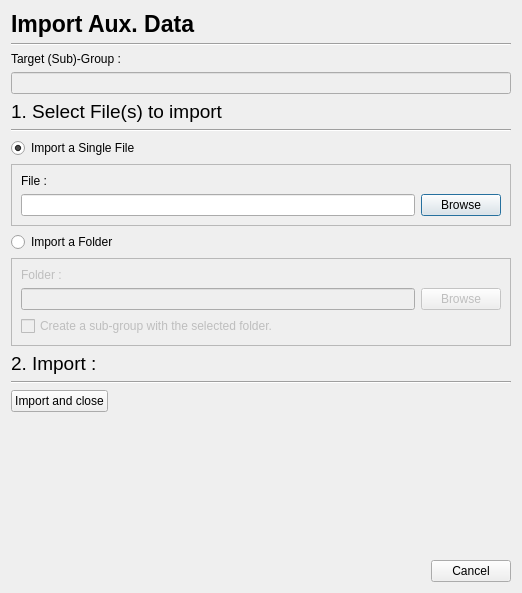
<?xml version="1.0" encoding="UTF-8"?>
<ui version="4.0">
 <class>DialogImportAuxData</class>
 <widget class="QDialog" name="DialogImportAuxData">
  <property name="geometry">
   <rect>
    <x>0</x>
    <y>0</y>
    <width>522</width>
    <height>593</height>
   </rect>
  </property>
  <property name="windowTitle">
   <string>Import Aux. Data</string>
  </property>
  <layout class="QVBoxLayout" name="verticalLayout_2">
   <item>
    <layout class="QHBoxLayout" name="horizontalLayout_2">
     <item>
      <widget class="QLabel" name="lbl_title">
       <property name="font">
        <font>
         <pointsize>17</pointsize>
         <weight>75</weight>
         <bold>true</bold>
        </font>
       </property>
       <property name="text">
        <string>Import Aux. Data</string>
       </property>
      </widget>
     </item>
     <item>
      <spacer name="horizontalSpacer_4">
       <property name="orientation">
        <enum>Qt::Horizontal</enum>
       </property>
       <property name="sizeHint" stdset="0">
        <size>
         <width>40</width>
         <height>20</height>
        </size>
       </property>
      </spacer>
     </item>
    </layout>
   </item>
   <item>
    <widget class="Line" name="line">
     <property name="orientation">
      <enum>Qt::Horizontal</enum>
     </property>
    </widget>
   </item>
   <item>
    <widget class="QLabel" name="label">
     <property name="text">
      <string>Target (Sub)-Group :</string>
     </property>
    </widget>
   </item>
   <item>
    <widget class="QLineEdit" name="txt_targetGroup">
     <property name="enabled">
      <bool>false</bool>
     </property>
    </widget>
   </item>
   <item>
    <widget class="QLabel" name="label_3">
     <property name="font">
      <font>
       <pointsize>14</pointsize>
      </font>
     </property>
     <property name="text">
      <string>1. Select File(s) to import</string>
     </property>
    </widget>
   </item>
   <item>
    <widget class="Line" name="line_2">
     <property name="orientation">
      <enum>Qt::Horizontal</enum>
     </property>
    </widget>
   </item>
   <item>
    <widget class="QRadioButton" name="rb_file">
     <property name="text">
      <string>Import a Single File</string>
     </property>
     <property name="checked">
      <bool>true</bool>
     </property>
    </widget>
   </item>
   <item>
    <widget class="QFrame" name="frame_File">
     <property name="frameShape">
      <enum>QFrame::StyledPanel</enum>
     </property>
     <property name="frameShadow">
      <enum>QFrame::Raised</enum>
     </property>
     <layout class="QVBoxLayout" name="verticalLayout">
      <item>
       <widget class="QLabel" name="label_4">
        <property name="text">
         <string>File :</string>
        </property>
       </widget>
      </item>
      <item>
       <layout class="QHBoxLayout" name="horizontalLayout">
        <item>
         <widget class="QLineEdit" name="txt_file">
          <property name="readOnly">
           <bool>true</bool>
          </property>
         </widget>
        </item>
        <item>
         <widget class="QPushButton" name="btn_browseFile">
          <property name="text">
           <string>Browse</string>
          </property>
         </widget>
        </item>
       </layout>
      </item>
     </layout>
    </widget>
   </item>
   <item>
    <widget class="QRadioButton" name="rb_folder">
     <property name="text">
      <string>Import a Folder</string>
     </property>
    </widget>
   </item>
   <item>
    <widget class="QFrame" name="frame_Folder">
     <property name="enabled">
      <bool>false</bool>
     </property>
     <property name="frameShape">
      <enum>QFrame::StyledPanel</enum>
     </property>
     <property name="frameShadow">
      <enum>QFrame::Raised</enum>
     </property>
     <layout class="QVBoxLayout" name="verticalLayout_3">
      <item>
       <widget class="QLabel" name="label_5">
        <property name="text">
         <string>Folder :</string>
        </property>
       </widget>
      </item>
      <item>
       <layout class="QHBoxLayout" name="horizontalLayout_3">
        <item>
         <widget class="QLineEdit" name="txt_folder"/>
        </item>
        <item>
         <widget class="QPushButton" name="btn_browseFolder">
          <property name="text">
           <string>Browse</string>
          </property>
         </widget>
        </item>
       </layout>
      </item>
      <item>
       <widget class="QCheckBox" name="cb_createSubGroup">
        <property name="text">
         <string>Create a sub-group with the selected folder.</string>
        </property>
       </widget>
      </item>
     </layout>
    </widget>
   </item>
   <item>
    <widget class="QLabel" name="label_6">
     <property name="font">
      <font>
       <pointsize>14</pointsize>
      </font>
     </property>
     <property name="text">
      <string>2. Import :</string>
     </property>
    </widget>
   </item>
   <item>
    <widget class="Line" name="line_3">
     <property name="orientation">
      <enum>Qt::Horizontal</enum>
     </property>
    </widget>
   </item>
   <item>
    <layout class="QHBoxLayout" name="horizontalLayout_4">
     <item>
      <widget class="QPushButton" name="btn_import">
       <property name="text">
        <string>Import and close</string>
       </property>
      </widget>
     </item>
     <item>
      <spacer name="horizontalSpacer_2">
       <property name="orientation">
        <enum>Qt::Horizontal</enum>
       </property>
       <property name="sizeHint" stdset="0">
        <size>
         <width>40</width>
         <height>20</height>
        </size>
       </property>
      </spacer>
     </item>
    </layout>
   </item>
   <item>
    <spacer name="verticalSpacer">
     <property name="orientation">
      <enum>Qt::Vertical</enum>
     </property>
     <property name="sizeHint" stdset="0">
      <size>
       <width>20</width>
       <height>40</height>
      </size>
     </property>
    </spacer>
   </item>
   <item>
    <widget class="QDialogButtonBox" name="buttonBox">
     <property name="orientation">
      <enum>Qt::Horizontal</enum>
     </property>
     <property name="standardButtons">
      <set>QDialogButtonBox::Cancel</set>
     </property>
    </widget>
   </item>
  </layout>
 </widget>
 <resources/>
 <connections>
  <connection>
   <sender>buttonBox</sender>
   <signal>accepted()</signal>
   <receiver>DialogImportAuxData</receiver>
   <slot>accept()</slot>
   <hints>
    <hint type="sourcelabel">
     <x>248</x>
     <y>254</y>
    </hint>
    <hint type="destinationlabel">
     <x>157</x>
     <y>274</y>
    </hint>
   </hints>
  </connection>
  <connection>
   <sender>buttonBox</sender>
   <signal>rejected()</signal>
   <receiver>DialogImportAuxData</receiver>
   <slot>reject()</slot>
   <hints>
    <hint type="sourcelabel">
     <x>316</x>
     <y>260</y>
    </hint>
    <hint type="destinationlabel">
     <x>286</x>
     <y>274</y>
    </hint>
   </hints>
  </connection>
 </connections>
</ui>
